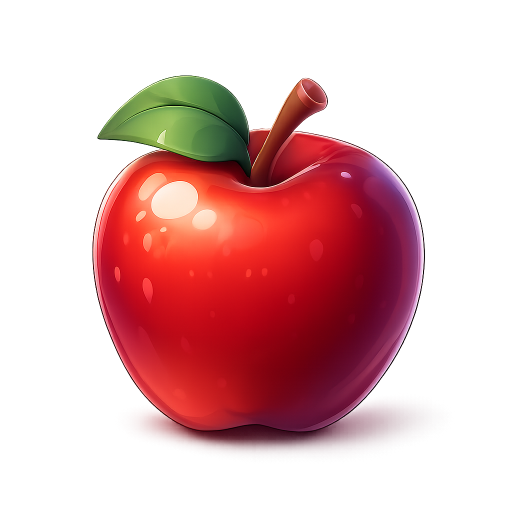
#> input picture asset/image/apple.png, 1024 x 1024 px (shown at 1/2 size)
$ python run.py ../asset/image out.png
#> lines starting #> are read from the running program, lines starting #| are printed output that depends on the picture
import os
import sys
from PIL import Image

TARGET_SIZE = (256, 256)  # 每帧大小固定为 256×256


def main():
    if len(sys.argv) < 3:
        print("用法: python sprite.py <图片目录> <输出文件名>")
        print("示例: python sprite.py ./images sprite.png")
        return

    input_dir = sys.argv[1]
    output_file = sys.argv[2]

    if not os.path.isdir(input_dir):
        print(f"❌ 目录不存在: {input_dir}")
        return

    # 找 PNG 文件
    files = sorted([
        f for f in os.listdir(input_dir)
        if f.lower().endswith(".png")
    ])

    if not files:
        print("❌ 目录下没有 PNG 文件")
        return

    print(f"找到 {len(files)} 张 PNG，开始缩放并拼接...")

    # 读取 & 缩放
    frames = []
    for filename in files:
        path = os.path.join(input_dir, filename)
        img = Image.open(path).convert("RGBA")
#> img is the input picture: PIL image 1024x1024 RGBA; mean R, G, B, A 112.9, 47.5, 47.4, 91.7
        img = img.resize(TARGET_SIZE, Image.LANCZOS)
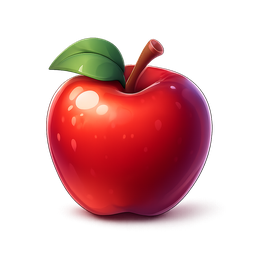
#> img: PIL image 256x256 RGBA; mean R, G, B, A 65.6, 19.8, 21.5, 91.7; transparent parts drawn white
        frames.append(img)
#> pass 2 of the loop in main, `for filename in files:`:
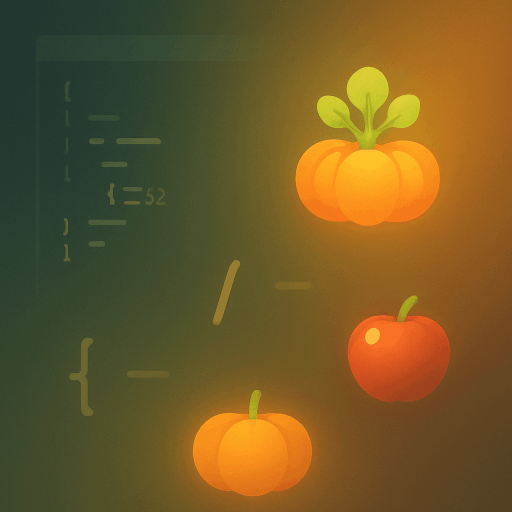
#> input picture asset/image/bg.png, 1024 x 1024 px (shown at 1/2 size)
#> in main, img is the input picture: PIL image 1024x1024 RGBA; mean R, G, B, A 112.7, 89, 38.4, 255
#> in main, `img = img.resize(TARGET_SIZE, Image.LANCZOS)`:
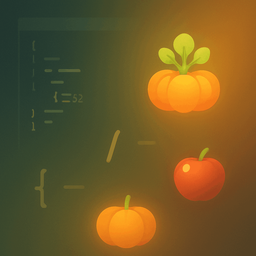
#> img: PIL image 256x256 RGBA; mean R, G, B, A 112.7, 89, 38.4, 255

    N = len(frames)
#> N = 2
    sprite_width = TARGET_SIZE[0] * N
#> sprite_width = 512
    sprite_height = TARGET_SIZE[1]

    # 创建雪碧图
    sprite = Image.new("RGBA", (sprite_width, sprite_height), (0, 0, 0, 0))
#> sprite: PIL image 512x256 RGBA; every value is 0

    for i, frame in enumerate(frames):
        sprite.paste(frame, (i * TARGET_SIZE[0], 0))
#> this loop made 2 passes
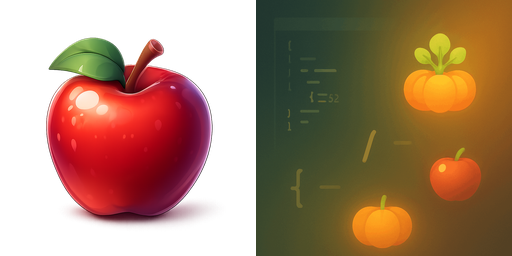
#> sprite: PIL image 512x256 RGBA; mean R, G, B, A 89.2, 54.4, 29.9, 173.4; transparent parts drawn white

    sprite.save(output_file)
    print(f"✅ 雪碧图已生成: {output_file}")
    print(f"🧩 尺寸: {sprite_width} × {sprite_height}  ({N} 帧)")
#| 🧩 尺寸: 512 × 256  (2 帧)


if __name__ == "__main__":
    main()
